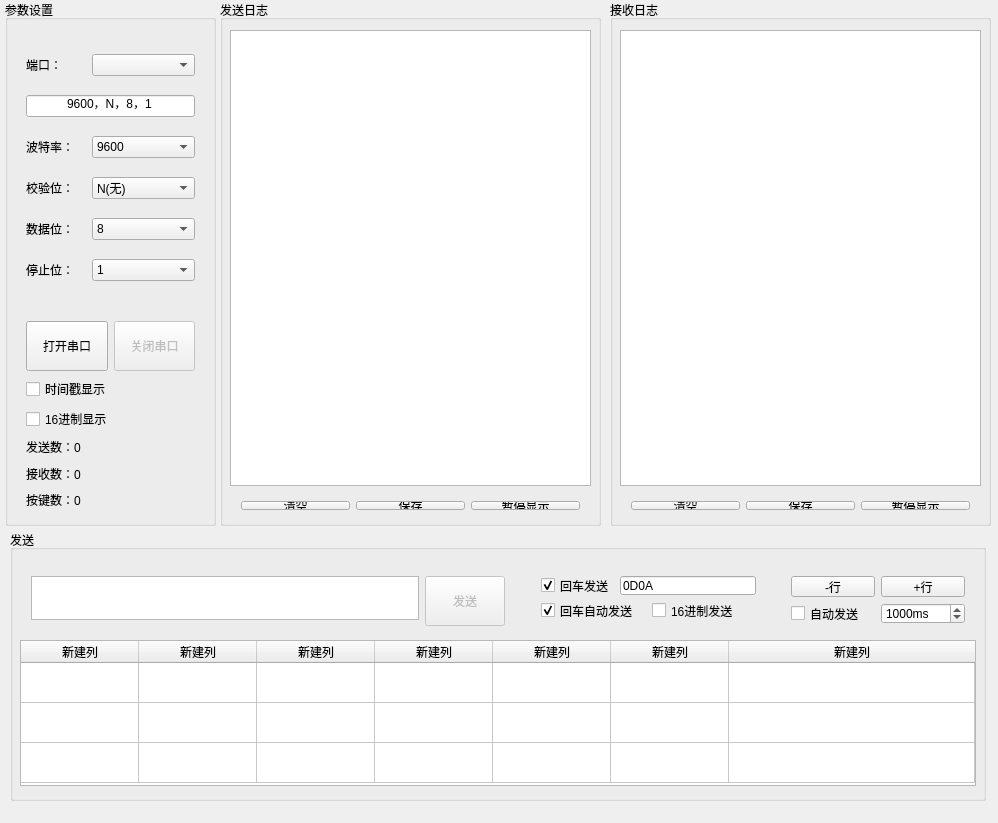
<?xml version="1.0" encoding="UTF-8"?>
<ui version="4.0">
 <class>MainWindow</class>
 <widget class="QMainWindow" name="MainWindow">
  <property name="geometry">
   <rect>
    <x>0</x>
    <y>0</y>
    <width>998</width>
    <height>823</height>
   </rect>
  </property>
  <property name="windowTitle">
   <string>Flex SerialPort - GitHub: Peaceful-World-X [免费开源工具]</string>
  </property>
  <widget class="QWidget" name="centralWidget">
   <widget class="QGroupBox" name="groupBox_2">
    <property name="geometry">
     <rect>
      <x>5</x>
      <y>0</y>
      <width>211</width>
      <height>526</height>
     </rect>
    </property>
    <property name="title">
     <string>参数设置</string>
    </property>
    <widget class="QWidget" name="layoutWidget_params">
     <property name="geometry">
      <rect>
       <x>10</x>
       <y>30</y>
       <width>191</width>
       <height>276</height>
      </rect>
     </property>
     <layout class="QVBoxLayout" name="verticalLayout">
      <item>
       <layout class="QHBoxLayout" name="horizontalLayout">
        <item>
         <widget class="QLabel" name="label">
          <property name="maximumSize">
           <size>
            <width>60</width>
            <height>16777215</height>
           </size>
          </property>
          <property name="text">
           <string>端口：</string>
          </property>
         </widget>
        </item>
        <item>
         <widget class="QComboBox" name="portName"/>
        </item>
       </layout>
      </item>
      <item>
       <widget class="QLineEdit" name="lineEdit_cig">
        <property name="text">
         <string>9600，N，8，1</string>
        </property>
        <property name="alignment">
         <set>Qt::AlignmentFlag::AlignCenter</set>
        </property>
        <property name="placeholderText">
         <string>回车确定配置</string>
        </property>
       </widget>
      </item>
      <item>
       <layout class="QHBoxLayout" name="horizontalLayout_2">
        <item>
         <widget class="QLabel" name="label_2">
          <property name="maximumSize">
           <size>
            <width>60</width>
            <height>16777215</height>
           </size>
          </property>
          <property name="text">
           <string>波特率：</string>
          </property>
         </widget>
        </item>
        <item>
         <widget class="QComboBox" name="baudRate">
          <item>
           <property name="text">
            <string>9600</string>
           </property>
          </item>
          <item>
           <property name="text">
            <string>4800</string>
           </property>
          </item>
          <item>
           <property name="text">
            <string>19200</string>
           </property>
          </item>
          <item>
           <property name="text">
            <string>38400</string>
           </property>
          </item>
         </widget>
        </item>
       </layout>
      </item>
      <item>
       <layout class="QHBoxLayout" name="horizontalLayout_3">
        <item>
         <widget class="QLabel" name="label_3">
          <property name="maximumSize">
           <size>
            <width>60</width>
            <height>16777215</height>
           </size>
          </property>
          <property name="text">
           <string>校验位：</string>
          </property>
         </widget>
        </item>
        <item>
         <widget class="QComboBox" name="parity">
          <item>
           <property name="text">
            <string>N(无)</string>
           </property>
          </item>
          <item>
           <property name="text">
            <string>E(奇校验)</string>
           </property>
          </item>
          <item>
           <property name="text">
            <string>O(偶校验)</string>
           </property>
          </item>
         </widget>
        </item>
       </layout>
      </item>
      <item>
       <layout class="QHBoxLayout" name="horizontalLayout_5">
        <item>
         <widget class="QLabel" name="label_5">
          <property name="maximumSize">
           <size>
            <width>60</width>
            <height>16777215</height>
           </size>
          </property>
          <property name="text">
           <string>数据位：</string>
          </property>
         </widget>
        </item>
        <item>
         <widget class="QComboBox" name="dataBits">
          <item>
           <property name="text">
            <string>8</string>
           </property>
          </item>
          <item>
           <property name="text">
            <string>7</string>
           </property>
          </item>
          <item>
           <property name="text">
            <string>6</string>
           </property>
          </item>
          <item>
           <property name="text">
            <string>5</string>
           </property>
          </item>
         </widget>
        </item>
       </layout>
      </item>
      <item>
       <layout class="QHBoxLayout" name="horizontalLayout_4">
        <item>
         <widget class="QLabel" name="label_4">
          <property name="maximumSize">
           <size>
            <width>60</width>
            <height>16777215</height>
           </size>
          </property>
          <property name="text">
           <string>停止位：</string>
          </property>
         </widget>
        </item>
        <item>
         <widget class="QComboBox" name="stopBits">
          <item>
           <property name="text">
            <string>1</string>
           </property>
          </item>
          <item>
           <property name="text">
            <string>2</string>
           </property>
          </item>
         </widget>
        </item>
       </layout>
      </item>
     </layout>
    </widget>
    <widget class="QWidget" name="layoutWidget">
     <property name="geometry">
      <rect>
       <x>10</x>
       <y>310</y>
       <width>191</width>
       <height>211</height>
      </rect>
     </property>
     <layout class="QVBoxLayout" name="verticalLayout_2">
      <item>
       <layout class="QHBoxLayout" name="horizontalLayout_serial">
        <item>
         <widget class="QPushButton" name="btnOpenPort">
          <property name="minimumSize">
           <size>
            <width>0</width>
            <height>50</height>
           </size>
          </property>
          <property name="text">
           <string>打开串口</string>
          </property>
         </widget>
        </item>
        <item>
         <widget class="QPushButton" name="btnClosePort">
          <property name="enabled">
           <bool>false</bool>
          </property>
          <property name="minimumSize">
           <size>
            <width>0</width>
            <height>50</height>
           </size>
          </property>
          <property name="text">
           <string>关闭串口</string>
          </property>
         </widget>
        </item>
       </layout>
      </item>
      <item>
       <widget class="QCheckBox" name="checkBox_1">
        <property name="text">
         <string>时间戳显示</string>
        </property>
       </widget>
      </item>
      <item>
       <widget class="QCheckBox" name="checkBox_2">
        <property name="text">
         <string>16进制显示</string>
        </property>
       </widget>
      </item>
      <item>
       <widget class="QLabel" name="label_6">
        <property name="text">
         <string>发送数：0</string>
        </property>
       </widget>
      </item>
      <item>
       <widget class="QLabel" name="label_7">
        <property name="text">
         <string>接收数：0</string>
        </property>
       </widget>
      </item>
      <item>
       <widget class="QLabel" name="label_8">
        <property name="text">
         <string>按键数：0</string>
        </property>
       </widget>
      </item>
     </layout>
    </widget>
   </widget>
   <widget class="QGroupBox" name="groupBox_3">
    <property name="geometry">
     <rect>
      <x>10</x>
      <y>530</y>
      <width>976</width>
      <height>271</height>
     </rect>
    </property>
    <property name="title">
     <string>发送</string>
    </property>
    <widget class="QWidget" name="layoutWidget_send">
     <property name="geometry">
      <rect>
       <x>10</x>
       <y>35</y>
       <width>496</width>
       <height>66</height>
      </rect>
     </property>
     <layout class="QHBoxLayout" name="horizontalLayout_6">
      <item>
       <widget class="QTextEdit" name="message">
        <property name="maximumSize">
         <size>
          <width>16777215</width>
          <height>64</height>
         </size>
        </property>
       </widget>
      </item>
      <item>
       <widget class="QPushButton" name="btnSend">
        <property name="enabled">
         <bool>false</bool>
        </property>
        <property name="minimumSize">
         <size>
          <width>0</width>
          <height>50</height>
         </size>
        </property>
        <property name="text">
         <string>发送</string>
        </property>
       </widget>
      </item>
     </layout>
    </widget>
    <widget class="QTableWidget" name="tableWidget">
     <property name="geometry">
      <rect>
       <x>10</x>
       <y>110</y>
       <width>956</width>
       <height>146</height>
      </rect>
     </property>
     <property name="contextMenuPolicy">
      <enum>Qt::ContextMenuPolicy::CustomContextMenu</enum>
     </property>
     <property name="editTriggers">
      <set>QAbstractItemView::EditTrigger::NoEditTriggers</set>
     </property>
     <property name="selectionBehavior">
      <enum>QAbstractItemView::SelectionBehavior::SelectItems</enum>
     </property>
     <attribute name="horizontalHeaderVisible">
      <bool>true</bool>
     </attribute>
     <attribute name="horizontalHeaderCascadingSectionResizes">
      <bool>true</bool>
     </attribute>
     <attribute name="horizontalHeaderMinimumSectionSize">
      <number>118</number>
     </attribute>
     <attribute name="horizontalHeaderDefaultSectionSize">
      <number>118</number>
     </attribute>
     <attribute name="horizontalHeaderStretchLastSection">
      <bool>true</bool>
     </attribute>
     <attribute name="verticalHeaderVisible">
      <bool>false</bool>
     </attribute>
     <attribute name="verticalHeaderMinimumSectionSize">
      <number>30</number>
     </attribute>
     <attribute name="verticalHeaderDefaultSectionSize">
      <number>40</number>
     </attribute>
     <row>
      <property name="text">
       <string>新建行</string>
      </property>
     </row>
     <row>
      <property name="text">
       <string>新建行</string>
      </property>
     </row>
     <row>
      <property name="text">
       <string>新建行</string>
      </property>
     </row>
     <column>
      <property name="text">
       <string>新建列</string>
      </property>
     </column>
     <column>
      <property name="text">
       <string>新建列</string>
      </property>
     </column>
     <column>
      <property name="text">
       <string>新建列</string>
      </property>
     </column>
     <column>
      <property name="text">
       <string>新建列</string>
      </property>
     </column>
     <column>
      <property name="text">
       <string>新建列</string>
      </property>
     </column>
     <column>
      <property name="text">
       <string>新建列</string>
      </property>
     </column>
     <column>
      <property name="text">
       <string>新建列</string>
      </property>
     </column>
    </widget>
    <widget class="QWidget" name="layoutWidget_options">
     <property name="geometry">
      <rect>
       <x>520</x>
       <y>35</y>
       <width>237</width>
       <height>66</height>
      </rect>
     </property>
     <layout class="QVBoxLayout" name="verticalLayout_3">
      <item>
       <layout class="QHBoxLayout" name="horizontalLayout_9">
        <item>
         <widget class="QCheckBox" name="checkBox_4">
          <property name="maximumSize">
           <size>
            <width>90</width>
            <height>16777215</height>
           </size>
          </property>
          <property name="text">
           <string>回车发送</string>
          </property>
          <property name="checked">
           <bool>true</bool>
          </property>
         </widget>
        </item>
        <item>
         <widget class="QLineEdit" name="lineEdit">
          <property name="text">
           <string>0D0A</string>
          </property>
         </widget>
        </item>
       </layout>
      </item>
      <item>
       <layout class="QHBoxLayout" name="horizontalLayout_11">
        <item>
         <widget class="QCheckBox" name="checkBox_3">
          <property name="autoFillBackground">
           <bool>false</bool>
          </property>
          <property name="text">
           <string>回车自动发送</string>
          </property>
          <property name="checked">
           <bool>true</bool>
          </property>
          <property name="tristate">
           <bool>false</bool>
          </property>
         </widget>
        </item>
        <item>
         <widget class="QCheckBox" name="checkBox_5">
          <property name="text">
           <string>16进制发送</string>
          </property>
         </widget>
        </item>
       </layout>
      </item>
     </layout>
    </widget>
    <widget class="QWidget" name="layoutWidget_buttons">
     <property name="geometry">
      <rect>
       <x>770</x>
       <y>35</y>
       <width>196</width>
       <height>70</height>
      </rect>
     </property>
     <layout class="QVBoxLayout" name="verticalLayout_4">
      <item>
       <layout class="QHBoxLayout" name="horizontalLayout_12">
        <item>
         <widget class="QPushButton" name="pushButton">
          <property name="text">
           <string>-行</string>
          </property>
         </widget>
        </item>
        <item>
         <widget class="QPushButton" name="pushButton_7">
          <property name="text">
           <string>+行</string>
          </property>
         </widget>
        </item>
       </layout>
      </item>
      <item>
       <layout class="QHBoxLayout" name="horizontalLayout_13">
        <item>
         <widget class="QCheckBox" name="checkBox_autoSend">
          <property name="text">
           <string>自动发送</string>
          </property>
         </widget>
        </item>
        <item>
         <widget class="QSpinBox" name="spinBox_interval">
          <property name="suffix">
           <string>ms</string>
          </property>
          <property name="minimum">
           <number>100</number>
          </property>
          <property name="maximum">
           <number>60000</number>
          </property>
          <property name="value">
           <number>1000</number>
          </property>
         </widget>
        </item>
       </layout>
      </item>
     </layout>
    </widget>
   </widget>
   <widget class="QGroupBox" name="groupBox_4">
    <property name="geometry">
     <rect>
      <x>220</x>
      <y>0</y>
      <width>381</width>
      <height>526</height>
     </rect>
    </property>
    <property name="title">
     <string>发送日志</string>
    </property>
    <widget class="QTextBrowser" name="comLog_1">
     <property name="geometry">
      <rect>
       <x>10</x>
       <y>30</y>
       <width>361</width>
       <height>456</height>
      </rect>
     </property>
    </widget>
    <widget class="QWidget" name="layoutWidget_sendlog">
     <property name="geometry">
      <rect>
       <x>10</x>
       <y>490</y>
       <width>361</width>
       <height>31</height>
      </rect>
     </property>
     <layout class="QHBoxLayout" name="horizontalLayout_7">
      <item>
       <widget class="QPushButton" name="pushButton_1">
        <property name="text">
         <string>清空</string>
        </property>
       </widget>
      </item>
      <item>
       <widget class="QPushButton" name="pushButton_2">
        <property name="text">
         <string>保存</string>
        </property>
       </widget>
      </item>
      <item>
       <widget class="QPushButton" name="pushButton_3">
        <property name="text">
         <string>暂停显示</string>
        </property>
       </widget>
      </item>
     </layout>
    </widget>
   </widget>
   <widget class="QGroupBox" name="groupBox_5">
    <property name="geometry">
     <rect>
      <x>610</x>
      <y>0</y>
      <width>381</width>
      <height>526</height>
     </rect>
    </property>
    <property name="title">
     <string>接收日志</string>
    </property>
    <widget class="QTextBrowser" name="comLog_2">
     <property name="geometry">
      <rect>
       <x>10</x>
       <y>30</y>
       <width>361</width>
       <height>456</height>
      </rect>
     </property>
    </widget>
    <widget class="QWidget" name="layoutWidget_2">
     <property name="geometry">
      <rect>
       <x>10</x>
       <y>490</y>
       <width>361</width>
       <height>31</height>
      </rect>
     </property>
     <layout class="QHBoxLayout" name="horizontalLayout_8">
      <item>
       <widget class="QPushButton" name="pushButton_4">
        <property name="text">
         <string>清空</string>
        </property>
       </widget>
      </item>
      <item>
       <widget class="QPushButton" name="pushButton_5">
        <property name="text">
         <string>保存</string>
        </property>
       </widget>
      </item>
      <item>
       <widget class="QPushButton" name="pushButton_6">
        <property name="text">
         <string>暂停显示</string>
        </property>
       </widget>
      </item>
     </layout>
    </widget>
   </widget>
  </widget>
 </widget>
 <layoutdefault spacing="6" margin="11"/>
 <resources/>
 <connections/>
</ui>
